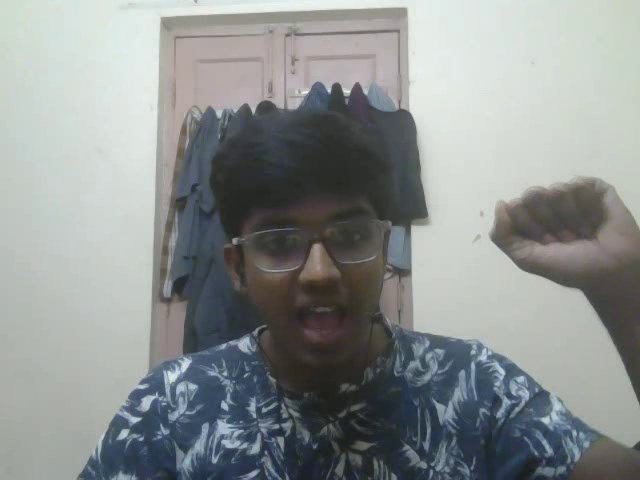
#> input picture frame 65 of assets/4_stream.mp4, 640 x 480 px, given in place of cyclists.mp4, which was not available
$ python 8_backgroung_est.py
#> lines starting #> are read from the running program, lines starting #| are printed output that depends on the picture; after the words box and inside, x2 and y2 are one past the last pixel; in counts of white or black regions, pixels touching at a corner belong together; pictures that were not available may be replaced by others from this repository, and a replacement may not be noted
import cv2
import numpy as np
stream = cv2.VideoCapture("assets/cyclists.mp4")

if not stream.isOpened():
    print("No stream :(")
    exit()

# cv2.CAP_PROP_FRAME_COUNT gives the total number of frames in the video.
num_frames = stream.get(cv2.CAP_PROP_FRAME_COUNT)
# 20 random numbers between 0-1 i.e like percentages
frame_ids = np.random.uniform(size=20)*num_frames

frames = []
for fid in frame_ids :
    stream.set(cv2.CAP_PROP_POS_FRAMES , fid)
    ret , frame = stream.read()
    if not ret :
        print("something is wrong")
        exit()
    frames.append(frame)
#> this loop made 20 passes
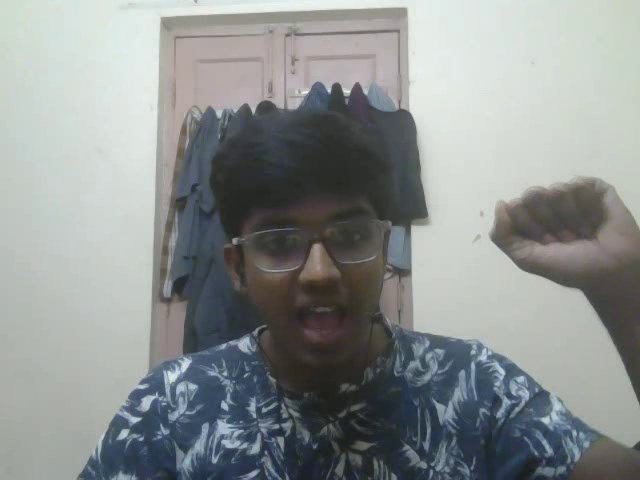
#> input picture frame 65 of assets/4_stream.mp4, 640 x 480 px, given in place of cyclists.mp4, which was not available
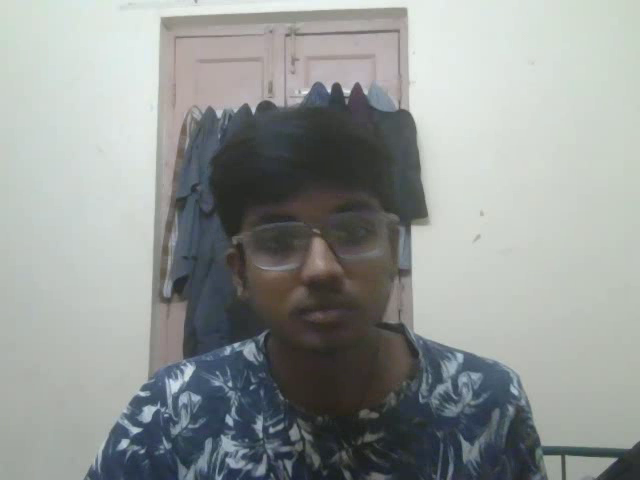
#> input picture frame 85 of assets/4_stream.mp4, 640 x 480 px, given in place of cyclists.mp4, which was not available
#> pass 3, `ret , frame = stream.read()`:
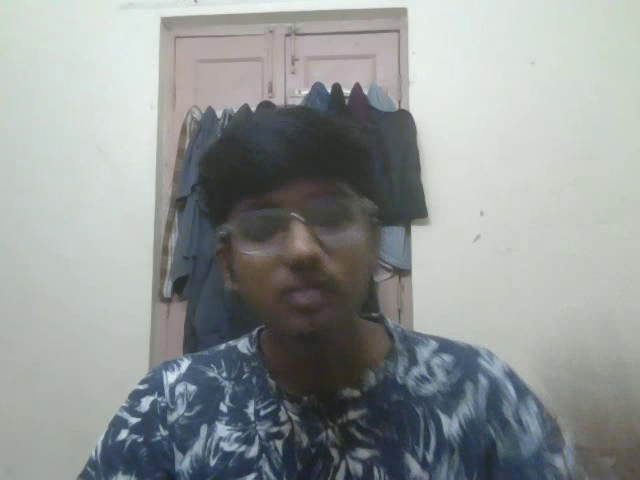
#> frame: shape (480, 640, 3); mean B, G, R 150.4, 151.4, 146.5
#> after the loop, frames = 20 items

median = np.median(frames , axis = 0).astype(np.uint8)
median = cv2.cvtColor(median , cv2.COLOR_BGR2GRAY)
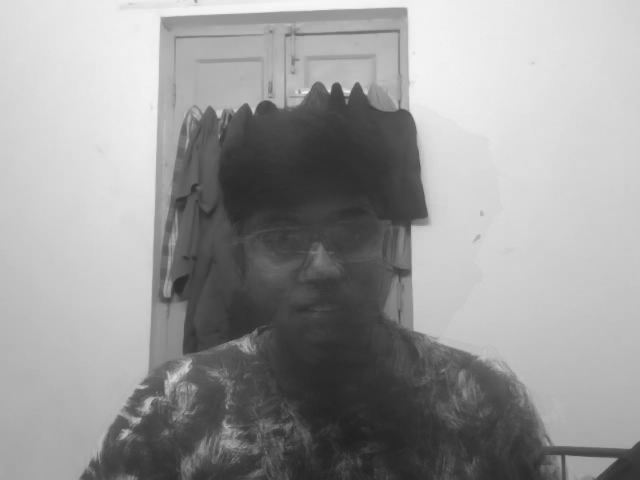
#> median: shape (480, 640); min 33, max 247, mean 153.4


fps = stream.get(cv2.CAP_PROP_FPS)
#> fps = 30
width = int(stream.get(3))
#> width = 640
height = int(stream.get(4))
#> height = 480
output = cv2.VideoWriter("assets/8_no_background.mp4",cv2.VideoWriter_fourcc(*'MP4V'),
                         fps = fps , frameSize=(width,height))

stream.set(cv2.CAP_PROP_POS_FRAMES,0)
while(True) :
    ret , frame = stream.read()
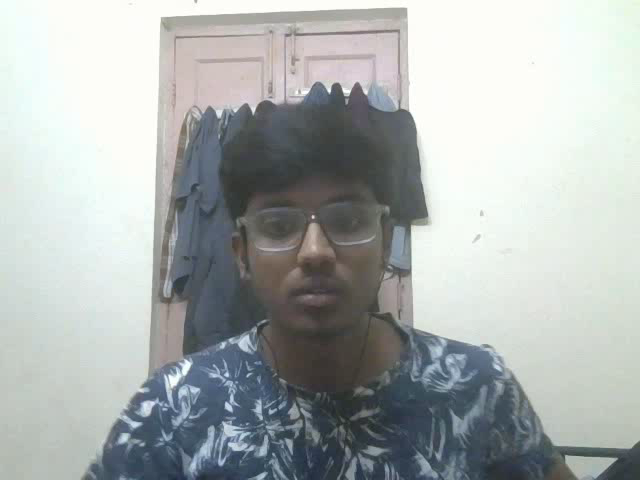
#> input picture frame 0 of assets/4_stream.mp4, 640 x 480 px, given in place of cyclists.mp4, which was not available
#> frame is the input picture: shape (480, 640, 3); mean B, G, R 175.9, 177, 171.9
    if not ret :
        print("No more stream :(")
        break

    #take out any pixel that is similar to our video frame
    frame = cv2.cvtColor(frame , cv2.COLOR_BGR2GRAY)
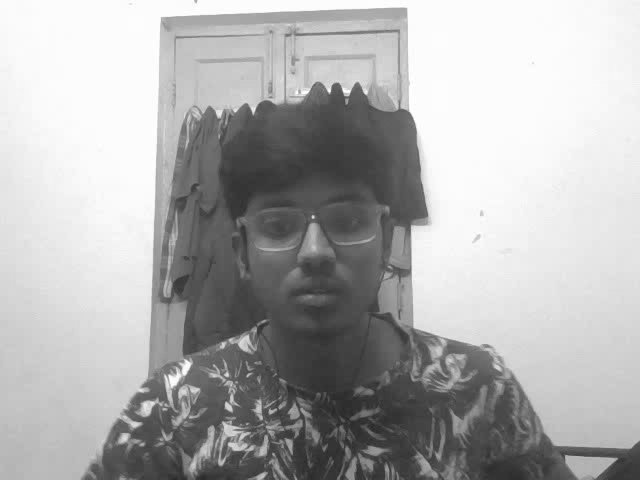
#> frame: shape (480, 640); min 39, max 255, mean 175.3
    dif_frame = cv2.absdiff(median, frame)
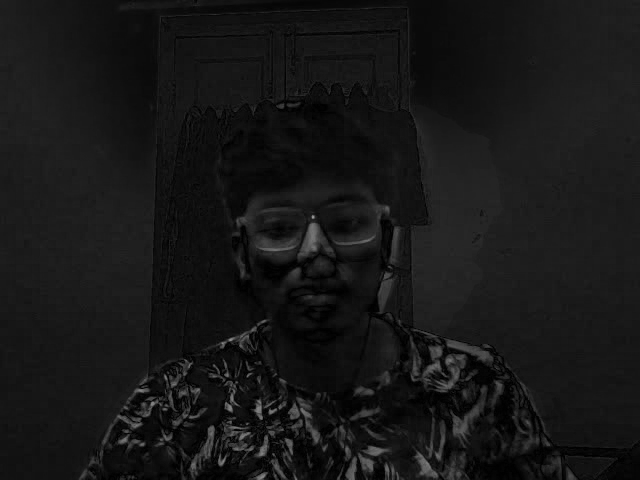
#> dif_frame: shape (480, 640); min 0, max 152, mean 22.9
    #if the diff is > 100 then the pixel is set to (white)255 (foreground)
    # otherwise 0 (background)
    threshold , diff = cv2.threshold(dif_frame , 100 , 255
                                     ,cv2.THRESH_BINARY)
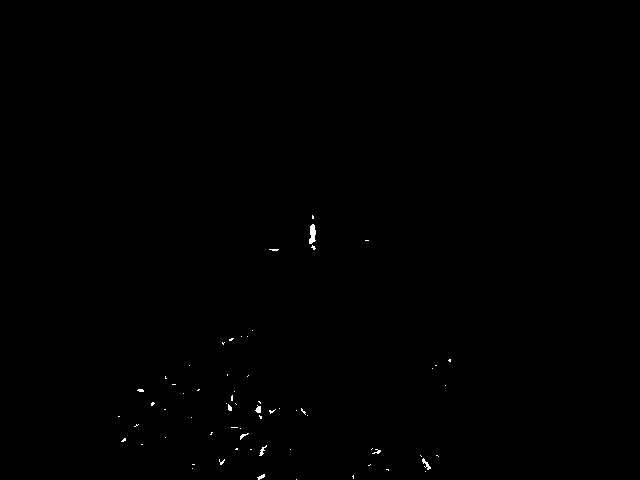
#> diff: shape (480, 640); 0.18% white in thin lines or dots, all inside (x1, y1, x2, y2) = (118, 215, 451, 480)

    output.write(diff)
    cv2.imshow("Video!" , diff)
    cv2.waitKey(20)
    if cv2.waitKey(1) == ord('q') :
#> (key q is pressed here)
        break

stream.release()
cv2.destroyAllWindows()

$ run again, starting later in the video
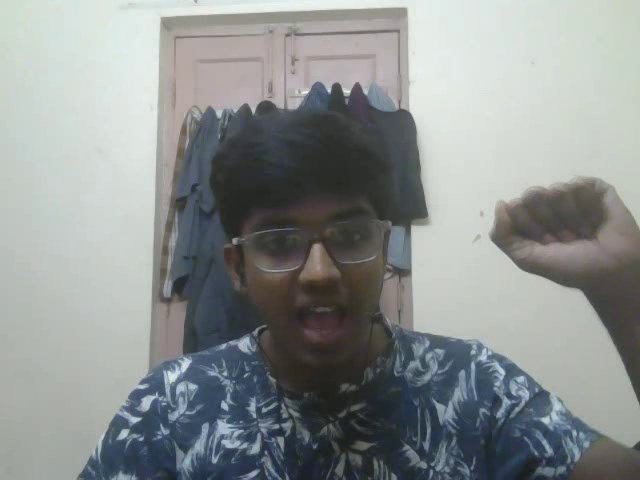
#> input picture frame 65 of assets/4_stream.mp4, 640 x 480 px, given in place of cyclists.mp4, which was not available
#> the loop `for fid in frame_ids :` made 20 passes
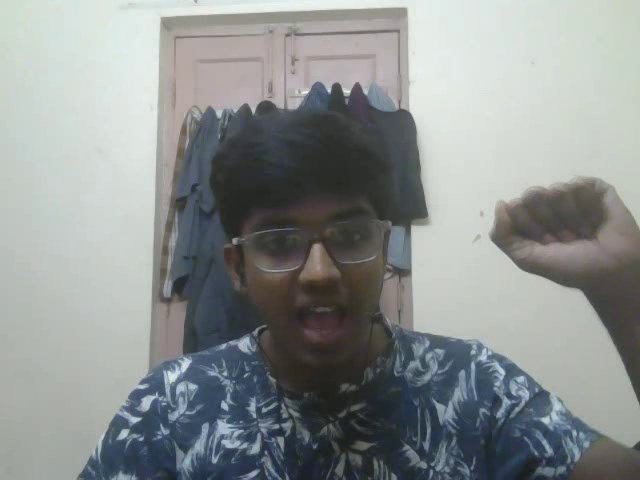
#> input picture frame 65 of assets/4_stream.mp4, 640 x 480 px, given in place of cyclists.mp4, which was not available
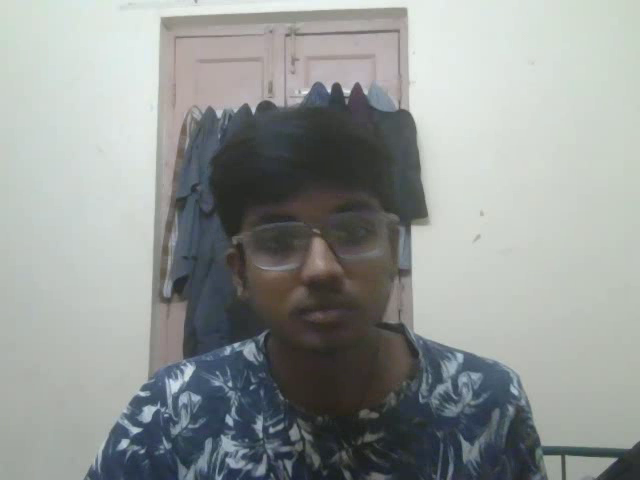
#> input picture frame 85 of assets/4_stream.mp4, 640 x 480 px, given in place of cyclists.mp4, which was not available
#> after the loop `for fid in frame_ids :`: frames = 20 items
#> fps = 30
#> width = 640
#> height = 480
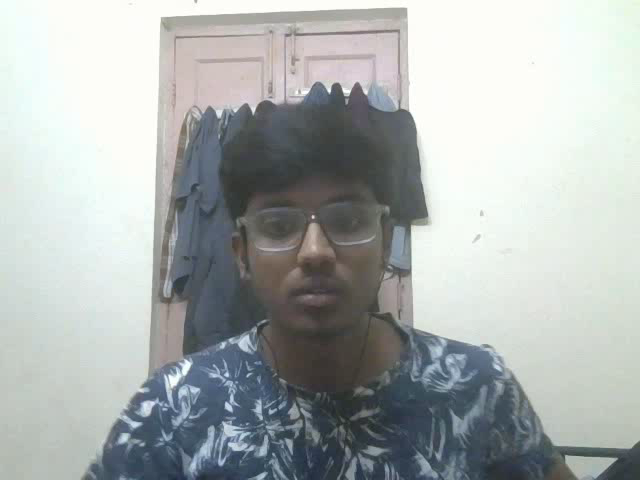
#> input picture frame 0 of assets/4_stream.mp4, 640 x 480 px, given in place of cyclists.mp4, which was not available
#> frame is the input picture: shape (480, 640, 3); mean B, G, R 175.9, 177, 171.9
#> diff: shape (480, 640); 0.18% white in thin lines or dots, all inside (x1, y1, x2, y2) = (118, 215, 451, 480)
